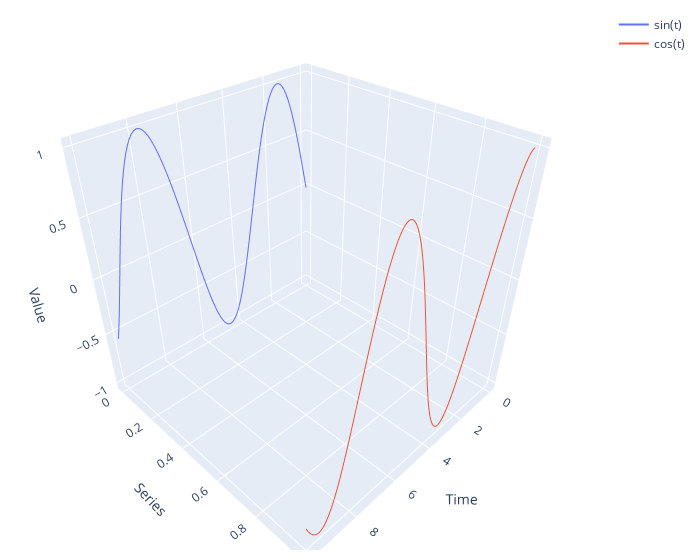

The cell this chart's notebook holds for it:
### Code cell
import plotly.graph_objs as go
import numpy as np

# Generate data
t = np.linspace(0, 10, 100)
y1 = np.sin(t)
y2 = np.cos(t)

# Create traces
trace1 = go.Scatter3d(x=t, y=np.zeros_like(t), z=y1, mode='lines', name='sin(t)')
trace2 = go.Scatter3d(x=t, y=np.ones_like(t), z=y2, mode='lines', name='cos(t)')

# Create figure
fig = go.Figure(data=[trace1, trace2])
fig.update_layout(scene=dict(
                    xaxis_title='Time',
                    yaxis_title='Series',
                    zaxis_title='Value'),
                  width=700,
                  margin=dict(r=20, b=10, l=10, t=10))

# Show figure with interactive zoom
fig.show()
